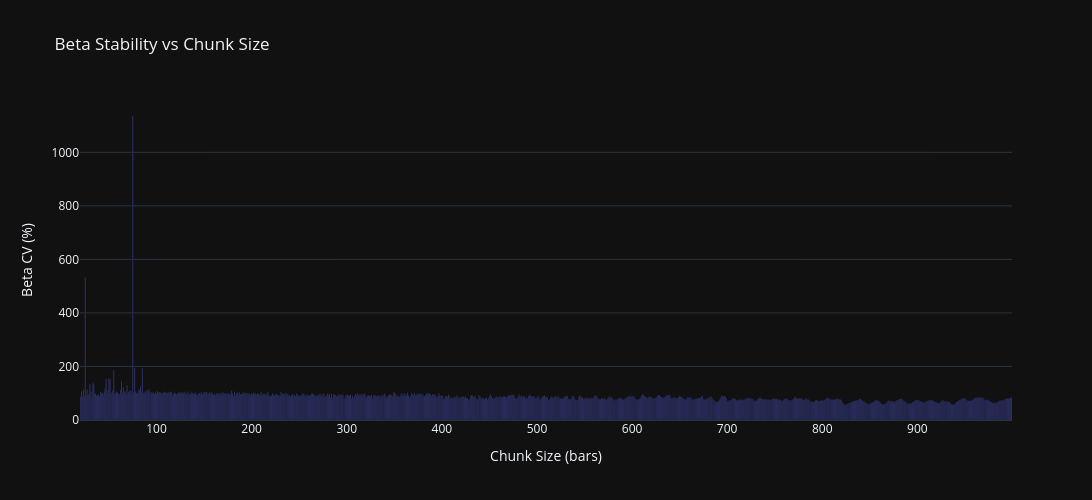

The code cell stored with this chart in its notebook:
### Markdown cell above
- Lower CV = more stable β.

### Code cell
fig = go.Figure(
    go.Bar(
        x=beta_stability_test_results_df.index,
        y=beta_stability_test_results_df["cv_pct"],
        name="Beta CV"
    )
)

fig.update_layout(
    title="Beta Stability vs Chunk Size",
    xaxis_title="Chunk Size (bars)",
    yaxis_title="Beta CV (%)",
    template="plotly_dark",
    width=1500,
    height=500
)

fig.show()

### Figure 1 — Plotly figure (JSON) as saved in the notebook; plotly's stock layout.template omitted (floating-point values rounded to 4 significant figures; data arrays with more than 128 entries replaced by an {"elided": "..."} marker saying what was removed)
{"data": [{"name": "Beta CV", "type": "bar", "x": {"elided": "980 int values"}, "y": {"elided": "980 float values"}}], "layout": {"height": 500, "title": {"text": "Beta Stability vs Chunk Size"}, "width": 1500, "xaxis": {"title": {"text": "Chunk Size (bars)"}}, "yaxis": {"title": {"text": "Beta CV (%)"}}}}
